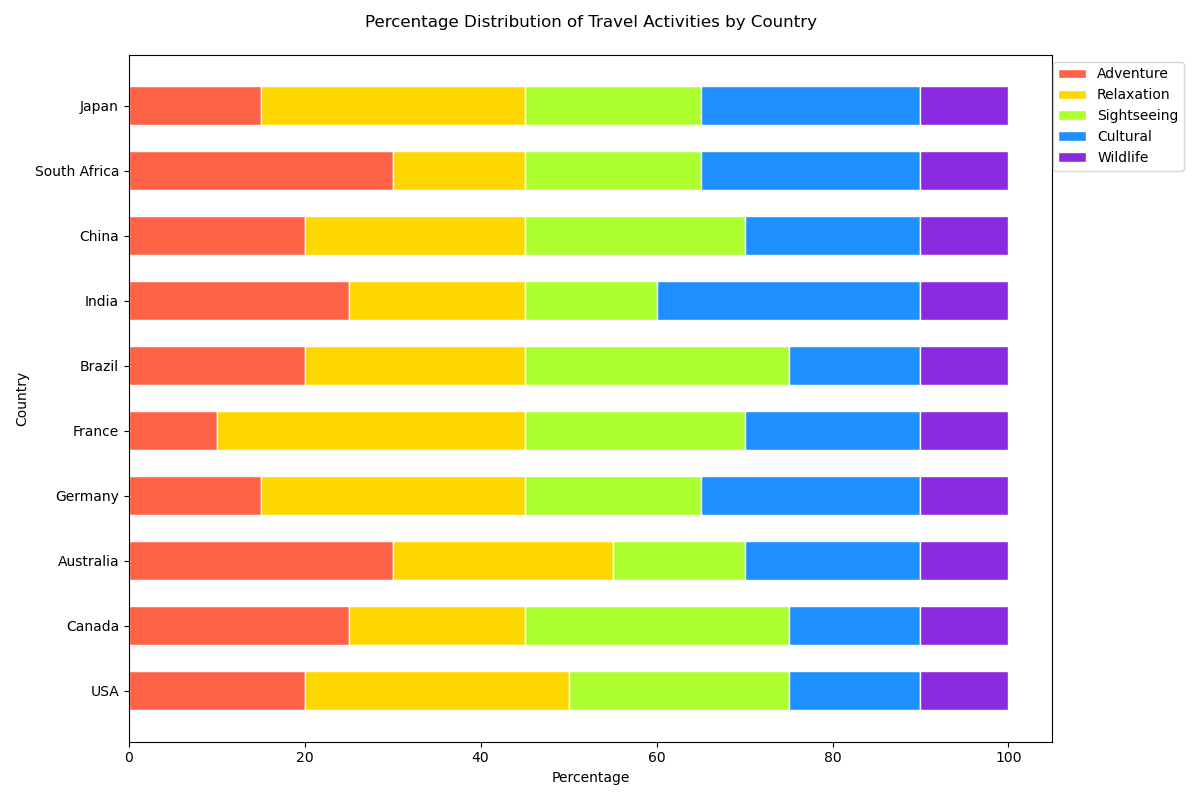

Write Python code to recreate this figure.

import matplotlib.pyplot as plt
import numpy as np

# Data
countries = ['USA', 'Canada', 'Australia', 'Germany', 'France', 'Brazil', 'India', 'China', 'South Africa', 'Japan']
adventure = [20, 25, 30, 15, 10, 20, 25, 20, 30, 15]
relaxation = [30, 20, 25, 30, 35, 25, 20, 25, 15, 30]
sightseeing = [25, 30, 15, 20, 25, 30, 15, 25, 20, 20]
cultural = [15, 15, 20, 25, 20, 15, 30, 20, 25, 25]
wildlife = [10, 10, 10, 10, 10, 10, 10, 10, 10, 10]

# Plot
fig, ax = plt.subplots(figsize=(12, 8))
width = 0.6  # width of the bars

# Colors
colors = ['#FF6347', '#FFD700', '#ADFF2F', '#1E90FF', '#8A2BE2']

# Stacked bar chart
ax.barh(countries, adventure, color=colors[0], edgecolor='white', height=width)
ax.barh(countries, relaxation, left=np.array(adventure), color=colors[1], edgecolor='white', height=width)
ax.barh(countries, sightseeing, left=np.array(adventure)+np.array(relaxation), color=colors[2], edgecolor='white', height=width)
ax.barh(countries, cultural, left=np.array(adventure)+np.array(relaxation)+np.array(sightseeing), color=colors[3], edgecolor='white', height=width)
ax.barh(countries, wildlife, left=np.array(adventure)+np.array(relaxation)+np.array(sightseeing)+np.array(cultural), color=colors[4], edgecolor='white', height=width)

# Title and labels
ax.set_title('Percentage Distribution of Travel Activities by Country', pad=20)
ax.set_xlabel('Percentage')
ax.set_ylabel('Country')

# Legend
ax.legend(['Adventure', 'Relaxation', 'Sightseeing', 'Cultural', 'Wildlife'], loc='upper right', bbox_to_anchor=(1.15, 1))

# Show plot
plt.tight_layout()
plt.show()
